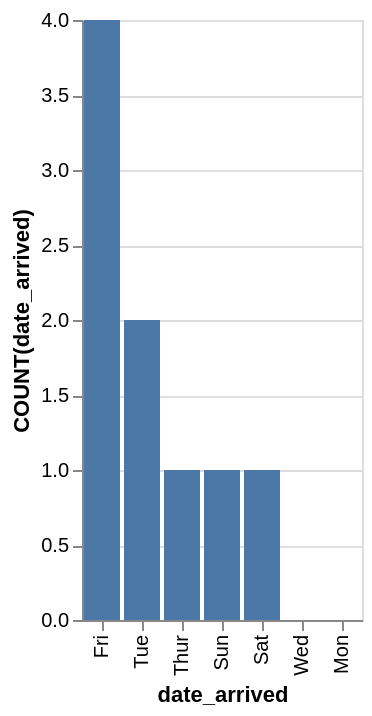

Write the Vega-Lite specification saved for this chart.
### Vega-Lite specification from a JSON file in a GitHub repository (floating-point values rounded to 4 significant figures)
{"data": {"values": [{"x_data": "Fri", "y_data": 4}, {"x_data": "Tue", "y_data": 2}, {"x_data": "Thur", "y_data": 1}, {"x_data": "Sun", "y_data": 1}, {"x_data": "Sat", "y_data": 1}, {"x_data": "Wed", "y_data": 0}, {"x_data": "Mon", "y_data": 0}]}, "mark": "bar", "encoding": {"x": {"field": "x_data", "type": "nominal", "title": "date_arrived", "sort": {"op": "sum", "field": "y_data", "order": "descending"}}, "y": {"field": "y_data", "type": "quantitative", "title": "COUNT(date_arrived)"}}}
